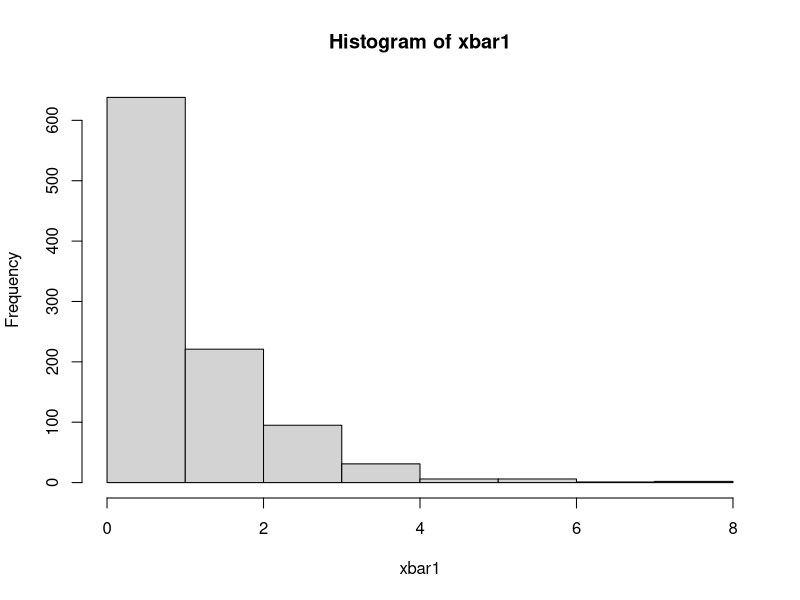
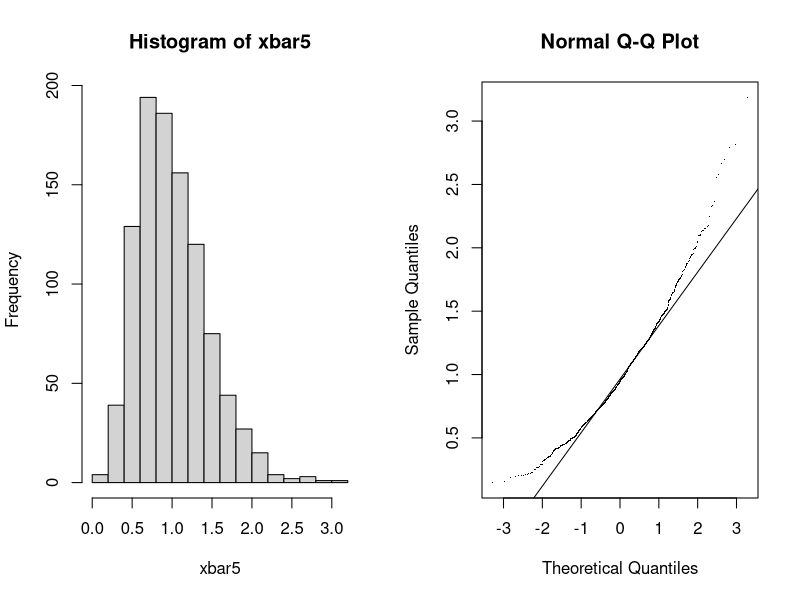
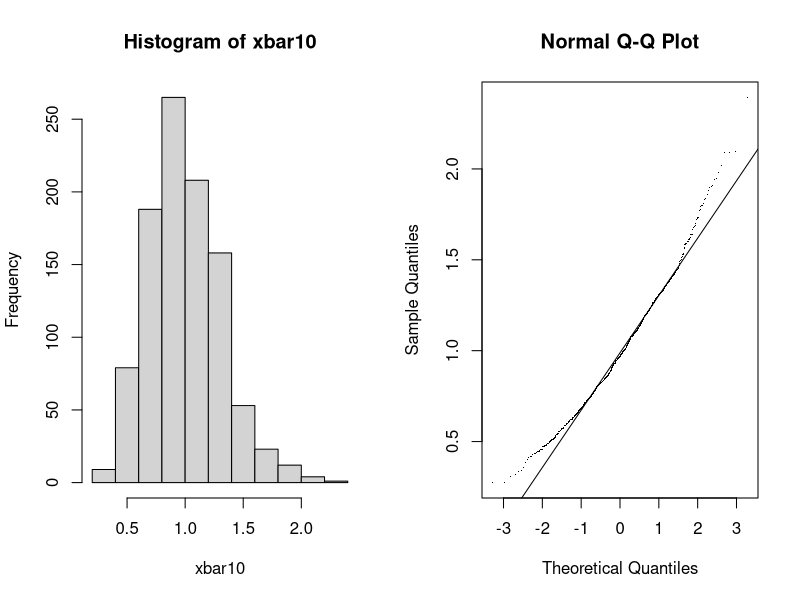
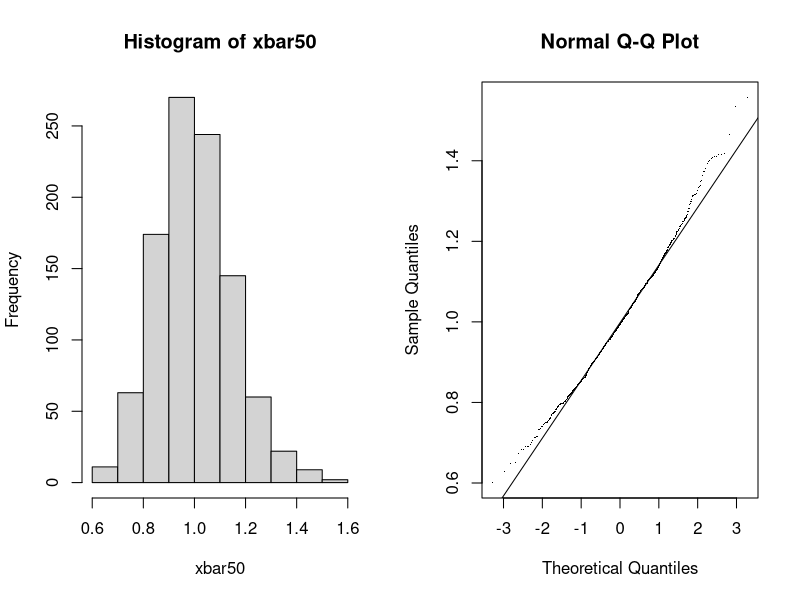

These charts were generated, in order, by the following R code:
# STAT-6B - Homework ##

# Sample size 1 #
xbar1 = rexp(10^3)
hist(xbar1)

# Sample size 5 #
M5 = matrix(rexp(5*10^3), ncol=5)
xbar5 = apply(M5, 1, mean)
par(mfrow=c(1,2))
hist(xbar5)
qqnorm(xbar5, pch=".")
qqline(xbar5)

# Sample size 10 #
M10 = matrix(rexp(10*10^3), ncol=10)
xbar10 = apply(M10, 1, mean)
hist(xbar10)
qqnorm(xbar10, pch=".")
qqline(xbar10)

# Sample size 50 #
M50 = matrix(rexp(50*10^3), ncol=50)
xbar50 = apply(M50, 1, mean)
hist(xbar50)
qqnorm(xbar50, pch=".")
qqline(xbar50)
